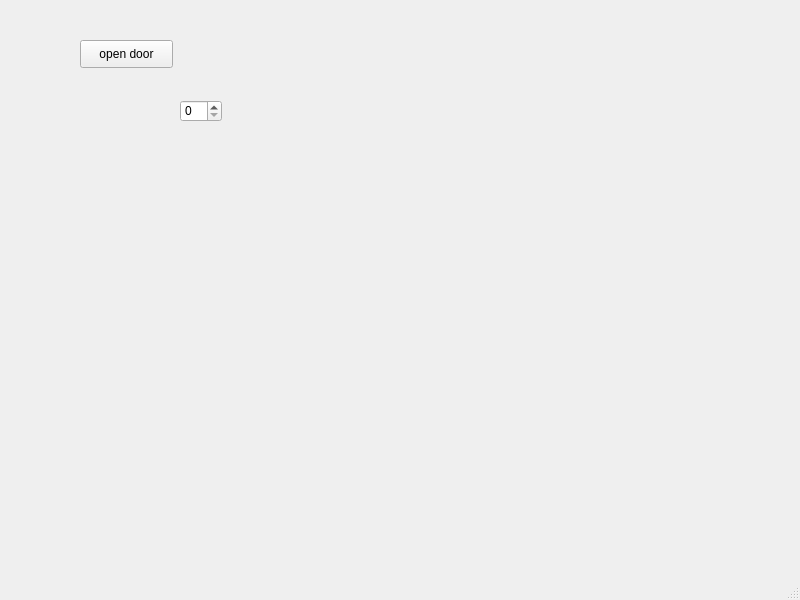
<?xml version="1.0" encoding="UTF-8"?>
<ui version="4.0">
 <class>MainWindow</class>
 <widget class="QMainWindow" name="MainWindow">
  <property name="geometry">
   <rect>
    <x>0</x>
    <y>0</y>
    <width>800</width>
    <height>600</height>
   </rect>
  </property>
  <property name="windowTitle">
   <string>MainWindow</string>
  </property>
  <widget class="QWidget" name="centralwidget">
   <widget class="QPushButton" name="Open_door">
    <property name="geometry">
     <rect>
      <x>80</x>
      <y>40</y>
      <width>93</width>
      <height>28</height>
     </rect>
    </property>
    <property name="text">
     <string>open door</string>
    </property>
   </widget>
   <widget class="QSpinBox" name="spinBox">
    <property name="geometry">
     <rect>
      <x>180</x>
      <y>100</y>
      <width>42</width>
      <height>22</height>
     </rect>
    </property>
   </widget>
  </widget>
  <widget class="QMenuBar" name="menubar">
   <property name="geometry">
    <rect>
     <x>0</x>
     <y>0</y>
     <width>800</width>
     <height>26</height>
    </rect>
   </property>
  </widget>
  <widget class="QStatusBar" name="statusbar"/>
 </widget>
 <resources/>
 <connections/>
</ui>
